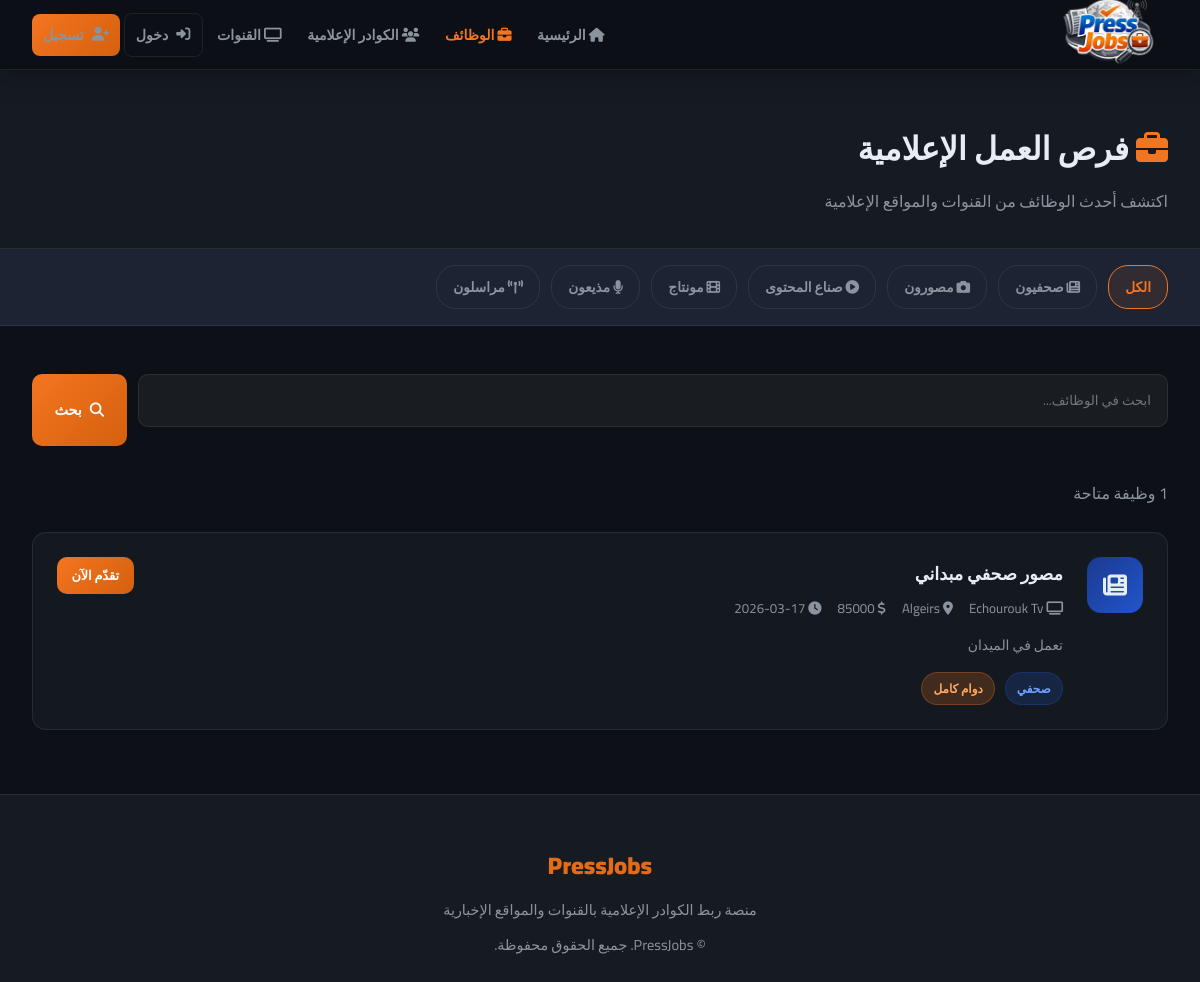
/jobs, run on an earlier commit of the app's database.
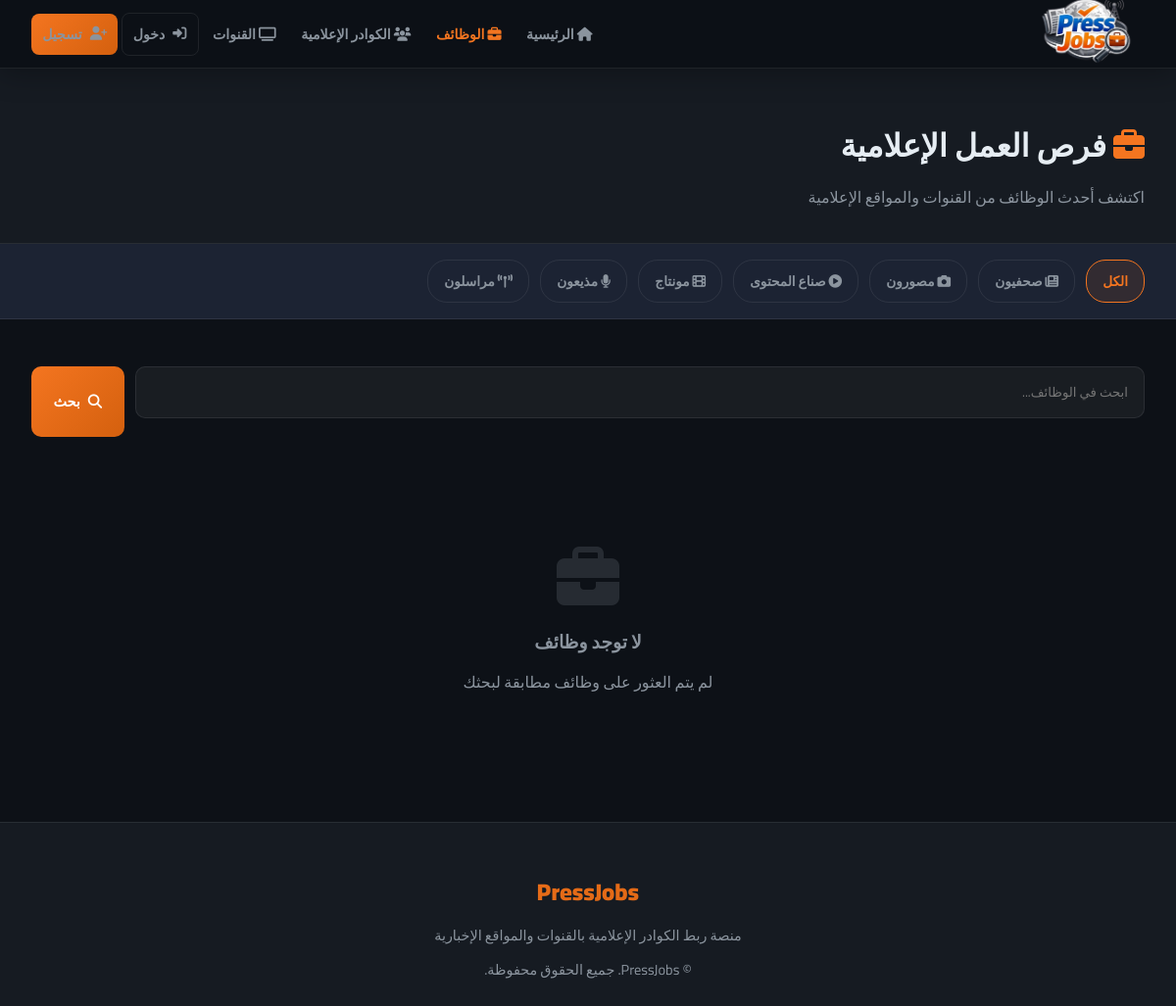
And on a later commit of the database.
### tables this page shows
CREATE TABLE jobs (
        id INTEGER PRIMARY KEY AUTOINCREMENT,
        channel_id INTEGER NOT NULL,
        title TEXT NOT NULL,
        description TEXT NOT NULL,
        category TEXT NOT NULL,
        location TEXT,
        job_type TEXT,
        salary TEXT,
        requirements TEXT,
        created_at TEXT DEFAULT CURRENT_TIMESTAMP,
        FOREIGN KEY(channel_id) REFERENCES users(id)
    );

CREATE TABLE users (
        id INTEGER PRIMARY KEY AUTOINCREMENT,
        name TEXT NOT NULL,
        email TEXT UNIQUE NOT NULL,
        password TEXT NOT NULL,
        account_type TEXT NOT NULL,
        bio TEXT,
        location TEXT,
        skills TEXT,
        education TEXT,
        experience TEXT,
        profile_image TEXT,
        created_at TEXT DEFAULT CURRENT_TIMESTAMP
    , last_name TEXT, gender TEXT, civil_status TEXT, specialty TEXT, years_experience TEXT, preferred_channels TEXT, extra_skills TEXT, cv_filename TEXT, intro_video TEXT, article_links TEXT, channel_type TEXT, cover_image TEXT, is_admin INTEGER DEFAULT 0);

### app.py (the view)
@app.route('/jobs')
def jobs():
    category = request.args.get('category', '')
    search   = request.args.get('search', '')
    conn = get_db()
    query = '''SELECT jobs.*, users.name as channel_name FROM jobs
               JOIN users ON jobs.channel_id = users.id WHERE 1=1'''
    params = []
    if category:
        query += ' AND jobs.category=?'
        params.append(category)
    if search:
        query += ' AND (jobs.title LIKE ? OR jobs.description LIKE ?)'
        params.extend([f'%{search}%', f'%{search}%'])
    query += ' ORDER BY jobs.created_at DESC'
    all_jobs = conn.execute(query, params).fetchall()
    conn.close()
    return render_template('jobs.html', jobs=all_jobs, category=category, search=search)

### app.py (called while the page is built)
def get_db():
    conn = sqlite3.connect(DB_PATH)
    conn.row_factory = sqlite3.Row
    return conn

### templates/jobs.html (shortened to what this page needs)
{% extends 'base.html' %}
{% block content %}
<div class="page-header">
    <div style="max-width:1200px;margin:0 auto">
        <h1><i class="fas fa-briefcase" style="color:var(--orange)"></i> فرص العمل الإعلامية</h1>
        <p>اكتشف أحدث الوظائف من القنوات والمواقع الإعلامية</p>
    </div>
</div>
<div class="filter-bar">
    <a href="/jobs" {% if not category %}class="active"{% endif %}>الكل</a>
    <a href="/jobs?category=journalist" {% if category=='journalist' %}class="active"{% endif %}><i class="fas fa-newspaper"></i> صحفيون</a>
    <a href="/jobs?category=photographer" {% if category=='photographer' %}class="active"{% endif %}><i class="fas fa-camera"></i> مصورون</a>
    <a href="/jobs?category=content" {% if category=='content' %}class="active"{% endif %}><i class="fas fa-play-circle"></i> صناع المحتوى</a>
    <a href="/jobs?category=editor" {% if category=='editor' %}class="active"{% endif %}><i class="fas fa-film"></i> مونتاج</a>
    <a href="/jobs?category=presenter" {% if category=='presenter' %}class="active"{% endif %}><i class="fas fa-microphone"></i> مذيعون</a>
    <a href="/jobs?category=reporter" {% if category=='reporter' %}class="active"{% endif %}><i class="fas fa-broadcast-tower"></i> مراسلون</a>
</div>
<div class="jobs-layout">
    <form class="search-form" method="get">
        <input class="form-group input" type="text" name="search" value="{{ search }}" placeholder="ابحث في الوظائف..." style="padding:0.8rem 1rem;background:rgba(255,255,255,0.05);border:1.5px solid var(--border);border-radius:10px;color:var(--text);font-family:inherit;outline:none">
        <button type="submit" class="btn btn-primary"><i class="fas fa-search"></i> بحث</button>
    </form>
    {% if jobs %}
    <p style="color:var(--text-muted);margin-bottom:1.5rem">{{ jobs|length }} وظيفة متاحة</p>
    {% for job in jobs %}
    <a href="/job/{{ job.id }}" class="job-list-card">
        <div class="jlc-icon"><i class="fas fa-{{ {'journalist':'newspaper','photographer':'camera','content':'play-circle','editor':'film','presenter':'microphone','reporter':'broadcast-tower'}.get(job.category, 'briefcase') }}"></i></div>
        <div class="jlc-body">
            <h3>{{ job.title }}</h3>
            <div class="jlc-meta">
                <span><i class="fas fa-tv"></i> {{ job.channel_name }}</span>
                {% if job.location %}<span><i class="fas fa-map-marker-alt"></i> {{ job.location }}</span>{% endif %}
                {% if job.salary %}<span><i class="fas fa-dollar-sign"></i> {{ job.salary }}</span>{% endif %}
                <span><i class="fas fa-clock"></i> {{ job.created_at[:10] }}</span>
            </div>
            <p class="jlc-excerpt">{{ job.description }}</p>
            <div class="jlc-footer">
                <span class="badge badge-blue">{{ {'journalist':'صحفي','photographer':'مصور','content':'صانع محتوى','editor':'مونتير','presenter':'مذيع','reporter':'مراسل'}.get(job.category, job.category) }}</span>
                {% if job.job_type %}<span class="badge badge-orange">{{ job.job_type }}</span>{% endif %}
            </div>
        </div>
        <span class="btn btn-primary btn-sm">تقدّم الآن</span>
    </a>
    {% endfor %}
    {% else %}
    <div class="empty-state">
        <i class="fas fa-briefcase"></i>
        <h3 style="margin-bottom:0.5rem">لا توجد وظائف</h3>
        <p>لم يتم العثور على وظائف مطابقة لبحثك</p>
    </div>
    {% endif %}
</div>
{% endblock %}

### templates/base.html (shortened to what this page needs)
<!DOCTYPE html>
<html lang="ar" dir="rtl">
<head>
    <link rel="stylesheet" href="https://cdnjs.cloudflare.com/ajax/libs/font-awesome/6.4.0/css/all.min.css">
</head>
<body>
<nav>
    <a href="/" class="nav-brand">
        <img src="/static/images/logo.png" alt="PressJobs">
    </a>
    <div class="nav-links" id="navLinks">
        {% if not session.user_id %}<a href="/" {% if request.endpoint=='index' %}class="active"{% endif %}><i class="fas fa-home"></i> الرئيسية</a>{% endif %}
        <a href="/jobs" {% if request.endpoint=='jobs' %}class="active"{% endif %}><i class="fas fa-briefcase"></i> الوظائف</a>
        <a href="/journalists" {% if request.endpoint=='journalists' %}class="active"{% endif %}><i class="fas fa-users"></i> الكوادر الإعلامية</a>
        <a href="/channels" {% if request.endpoint=='channels' %}class="active"{% endif %}><i class="fas fa-tv"></i> القنوات</a>
        {% if session.user_id %}
        <a href="/profile/{{ session.user_id }}"><i class="fas fa-user"></i> {{ session.user_name }}</a>
        <a href="/logout" class="btn btn-outline btn-sm"><i class="fas fa-sign-out-alt"></i> خروج</a>
        {% else %}
        <a href="/login" class="btn btn-outline btn-sm"><i class="fas fa-sign-in-alt"></i> دخول</a>
        <a href="/register" class="btn btn-primary btn-sm"><i class="fas fa-user-plus"></i> تسجيل</a>
        {% endif %}
    </div>
</nav>
<main>
{% block content %}{% endblock %}
</main>
<footer>
    <div class="footer-brand">PressJobs</div>
    <p>منصة ربط الكوادر الإعلامية بالقنوات والمواقع الإخبارية</p>
    <p style="margin-top:0.5rem">© PressJobs. جميع الحقوق محفوظة.</p>
</footer>
</body>
</html>

### templates/base.html (style rules this page uses)
:root { --blue: #1a3a8f; --blue-mid: #2255cc; --orange: #f47520; --orange-dark: #d4600e; --dark: #0d1117; --dark2: #161b22; --dark3: #1c2333; --border: rgba(255,255,255,0.08); --text: #e6edf3; --text-muted: #8b949e; --card-bg: rgba(22, 27, 34, 0.9); --gradient-blue: linear-gradient(135deg, #1a3a8f, #2255cc); --gradient-orange: linear-gradient(135deg, #f47520, #d4600e); --gradient-hero: linear-gradient(135deg, #0d1117 0%, #1a2240 50%, #0d1117 100%); }
* { margin: 0; padding: 0; box-sizing: border-box; }
body { font-family: 'Cairo', 'Tajawal', sans-serif; background: var(--dark); color: var(--text); direction: rtl; overflow-x: hidden; }
nav { position: fixed; top: 0; width: 100%; z-index: 1000; background: rgba(13,17,23,0.95); backdrop-filter: blur(20px); border-bottom: 1px solid var(--border); padding: 0 2rem; height: 70px; display: flex; align-items: center; justify-content: space-between; box-shadow: 0 4px 30px rgba(0,0,0,0.3); }
.nav-brand { display: flex; align-items: center; gap: 0.7rem; text-decoration: none; }
.nav-brand img { height: 7rem; width: auto; }
.nav-links { display: flex; align-items: center; gap: 0.2rem; flex-wrap: nowrap; overflow: visible; }
.nav-links a { color: var(--text-muted); text-decoration: none; padding: 0.5rem 0.7rem; border-radius: 8px; font-size: 0.88rem; font-weight: 600; transition: all 0.3s; white-space: nowrap; }
.nav-links a.active { color: var(--orange); }
.btn { display: inline-flex; align-items: center; gap: 0.5rem; padding: 0.6rem 1.4rem; border-radius: 10px; font-family: inherit; font-weight: 700; cursor: pointer; transition: all 0.3s; text-decoration: none; border: none; font-size: 0.9rem; }
.btn-primary { background: var(--gradient-orange); color: white; }
.btn-outline { background: transparent; color: var(--text); border: 1.5px solid var(--border); }
.btn-sm { padding: 0.4rem 0.9rem; font-size: 0.8rem; }
main { padding-top: 70px; min-height: calc(100vh - 70px); }
footer { background: var(--dark2); border-top: 1px solid var(--border); padding: 3rem 2rem 1.5rem; text-align: center; }
footer .footer-brand { font-size: 1.5rem; font-weight: 900; background: var(--gradient-orange); -webkit-background-clip: text; -webkit-text-fill-color: transparent; margin-bottom: 0.5rem; }
footer p { color: var(--text-muted); font-size: 0.9rem; }
.form-group { margin-bottom: 1.2rem; }

### templates/jobs.html (style rules this page uses)
.page-header { background: var(--dark2); border-bottom: 1px solid var(--border); padding: 3rem 2rem 2rem; }
.page-header h1 { font-size: 2rem; font-weight: 900; margin-bottom: 0.5rem; }
.page-header p { color: var(--text-muted); }
.filter-bar { background: var(--dark3); border-bottom: 1px solid var(--border); padding: 1rem 2rem; display: flex; gap: 0.7rem; flex-wrap: wrap; align-items: center; }
.filter-bar a { padding: 0.5rem 1rem; border-radius: 20px; border: 1.5px solid var(--border); color: var(--text-muted); text-decoration: none; font-size: 0.85rem; font-weight: 600; transition: all 0.3s; }
.filter-bar a:hover, .filter-bar a.active { border-color: var(--orange); color: var(--orange); background: rgba(244,117,32,0.1); }
.jobs-layout { max-width: 1200px; margin: 0 auto; padding: 3rem 2rem; }
.search-form { display: flex; gap: 0.7rem; margin-bottom: 2rem; flex-wrap: wrap; }
.search-form input, .search-form select { flex: 1; min-width: 180px; }
.empty-state { text-align: center; padding: 5rem 2rem; color: var(--text-muted); }
.empty-state i { font-size: 4rem; margin-bottom: 1rem; opacity: 0.2; }

What changed in the data, as far as the page shows it:
removed jobs: title "مصور صحفي مبداني", channel_name "Echourouk Tv", location "Algeirs", salary "85000", created_at "2026-03-17", description "تعمل في الميدان", category "صحفي", job_type "دوام كامل"
Also different on the page:
text no longer shown: "وظيفة متاحة"
text now shown: "لا توجد وظائف لم يتم العثور على وظائف مطابقة لبحثك"
